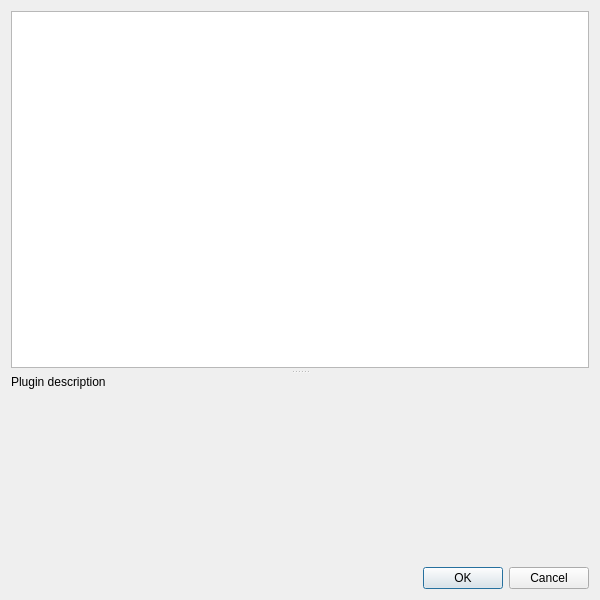
<?xml version="1.0" encoding="UTF-8"?>
<ui version="4.0">
 <class>AddAutomatePlugin</class>
 <widget class="QDialog" name="AddAutomatePlugin">
  <property name="geometry">
   <rect>
    <x>0</x>
    <y>0</y>
    <width>600</width>
    <height>600</height>
   </rect>
  </property>
  <property name="windowTitle">
   <string>Add Automate Plugin</string>
  </property>
  <layout class="QVBoxLayout" name="verticalLayout">
   <item>
    <widget class="QSplitter" name="splitter">
     <property name="orientation">
      <enum>Qt::Vertical</enum>
     </property>
     <property name="handleWidth">
      <number>7</number>
     </property>
     <property name="childrenCollapsible">
      <bool>false</bool>
     </property>
     <widget class="QListWidget" name="lwProperties">
      <property name="selectionMode">
       <enum>QAbstractItemView::ExtendedSelection</enum>
      </property>
      <property name="uniformItemSizes">
       <bool>true</bool>
      </property>
     </widget>
     <widget class="QLabel" name="lbDescription">
      <property name="sizePolicy">
       <sizepolicy hsizetype="Minimum" vsizetype="Minimum">
        <horstretch>0</horstretch>
        <verstretch>0</verstretch>
       </sizepolicy>
      </property>
      <property name="minimumSize">
       <size>
        <width>200</width>
        <height>100</height>
       </size>
      </property>
      <property name="text">
       <string>Plugin description</string>
      </property>
      <property name="alignment">
       <set>Qt::AlignLeading|Qt::AlignLeft|Qt::AlignTop</set>
      </property>
      <property name="wordWrap">
       <bool>true</bool>
      </property>
     </widget>
    </widget>
   </item>
   <item>
    <widget class="QDialogButtonBox" name="buttonBox">
     <property name="orientation">
      <enum>Qt::Horizontal</enum>
     </property>
     <property name="standardButtons">
      <set>QDialogButtonBox::Cancel|QDialogButtonBox::Ok</set>
     </property>
    </widget>
   </item>
  </layout>
 </widget>
 <resources/>
 <connections>
  <connection>
   <sender>buttonBox</sender>
   <signal>accepted()</signal>
   <receiver>AddAutomatePlugin</receiver>
   <slot>accept()</slot>
   <hints>
    <hint type="sourcelabel">
     <x>257</x>
     <y>290</y>
    </hint>
    <hint type="destinationlabel">
     <x>157</x>
     <y>274</y>
    </hint>
   </hints>
  </connection>
  <connection>
   <sender>buttonBox</sender>
   <signal>rejected()</signal>
   <receiver>AddAutomatePlugin</receiver>
   <slot>reject()</slot>
   <hints>
    <hint type="sourcelabel">
     <x>325</x>
     <y>290</y>
    </hint>
    <hint type="destinationlabel">
     <x>286</x>
     <y>274</y>
    </hint>
   </hints>
  </connection>
 </connections>
</ui>
